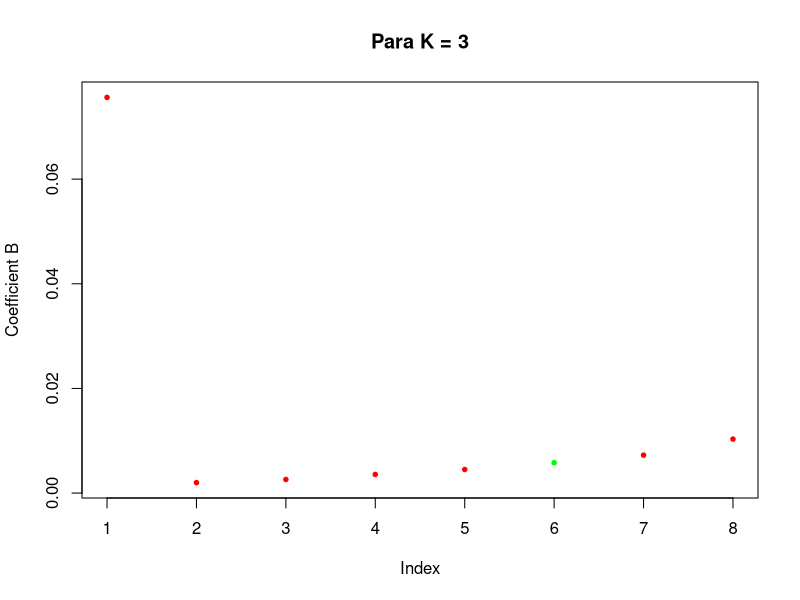
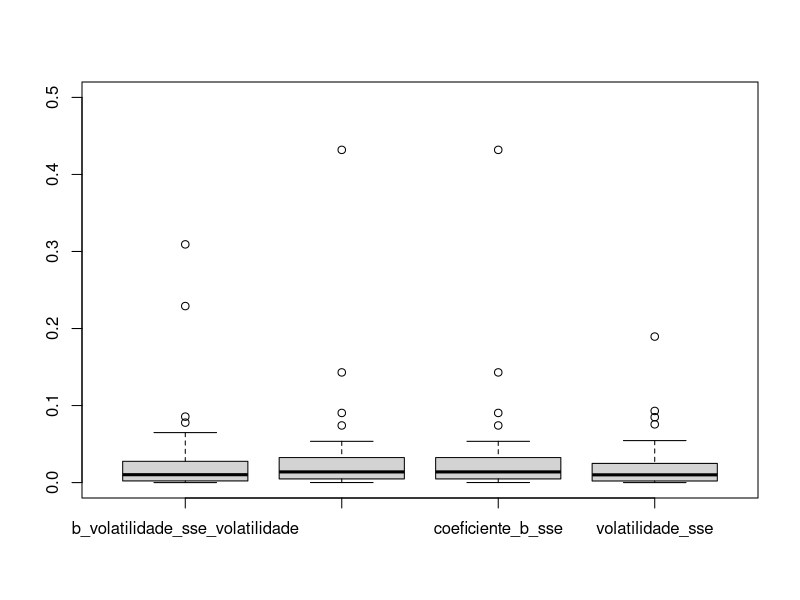
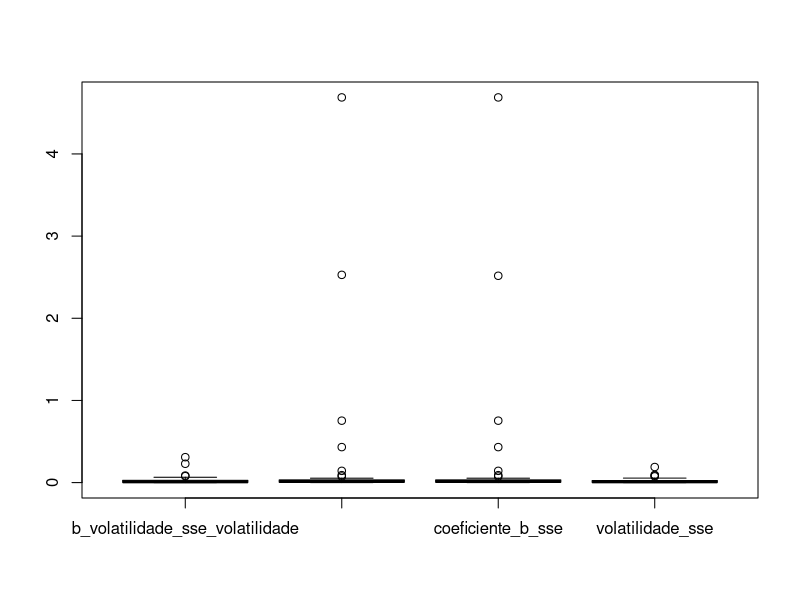

Reproduce these figures in R, in order. (Note: this script raises an error after producing the figures.)
b_volatilidade = read.table("agrupamento_sse_b_e_volatilidade_k_2.csv",head=T)
b = read.table("agrupamento_sse_b_k_2.csv",head=T)
volatilidade = read.table("agrupamento_sse_volatilidade_k_2.csv",head=T)

tamanho_amostra = nrow(b_volatilidade)
k = 3
# ,rep(1,tamanho_amostra)
dados = b[b$periodo==2014,]
dados = b_volatilidade[b_volatilidade$periodo ==2014,]
dados = volatilidade[volatilidade$periodo ==2014,]

plot(main= paste("Para K = ",k,sep =""),dados$sse_volatilidade ,ylab="Coefficient B", col = dados$cor,pch = 20, cex = 0.9)

# legenda = c("conservador","moderado","arrojado")
# plot(main= paste("Para K = ",k,sep =""),agrupamento$coeficiente_B~agrupamento$volatilidade,xlab="Volatility",ylab="Coefficient B", col = dados$cor,pch = 20, cex = 0.9)
# #   points(km$centers[,1]~km$centers[,2],col=4, pch = 8,lwd=2)
# legend("topright", inset=.05,legenda , lwd= 3,col =c("green","black","red") , horiz=TRUE)

sse = data.frame(b_volatilidade_sse_volatilidade = b_volatilidade$sse_volatilidade,
                   b_volatilidade_sse_coeficiente_B = b_volatilidade$sse_coeficiente_b,
                   coeficiente_b_sse = b$sse_coeficiente_b,
                   volatilidade_sse = volatilidade$sse_volatilidade)

summary(sse)

boxplot(sse,ylim=c(0,0.5))
boxplot(sse)




b_volatilidade = read.table("agrupamento_sse_b_e_volatilidade.csv",head=T)
b = read.table("agrupamento_sse_b.csv",head=T)
volatilidade = read.table("agrupamento_sse_volatilidade.csv",head=T)

b_volatilidade_sse_volatilidade = aggregate(b_volatilidade$sse_volatilidade,list(b_volatilidade$periodo),FUN=mean)
colnames(b_volatilidade_sse_volatilidade) = c("ano","b_volatilidade_sse_volatilidade")

b_volatilidade_sse_b = aggregate(b_volatilidade$sse_coeficiente_b,list(b_volatilidade$periodo),FUN=mean)
b_volatilidade_sse_volatilidade = cbind(b_volatilidade_sse_volatilidade,data.frame(b_volatilidade_sse_b = b_volatilidade_sse_b[,2]))

volatilidade_sse = aggregate(volatilidade$sse_volatilidade,list(volatilidade$periodo),FUN=mean)
b_volatilidade_sse_volatilidade = cbind(b_volatilidade_sse_volatilidade,data.frame(volatilidade_sse = volatilidade_sse[,2]))

b_sse = aggregate(b$sse_coeficiente_b,list(b$periodo),FUN=mean)
b_volatilidade_sse_volatilidade = cbind(b_volatilidade_sse_volatilidade,data.frame(b_sse = b_sse[,2]))
# boxplot(b_volatilidade_sse_volatilidade[,2:3])

# write.table(file="sse_agrupamentos_diferentes.csv",b_volatilidade_sse_volatilidade,row.names=F)
write.table(file="sse_agrupamentos_diferentes_sem_4_outliers.csv",b_volatilidade_sse_volatilidade,row.names=F)

aggre
